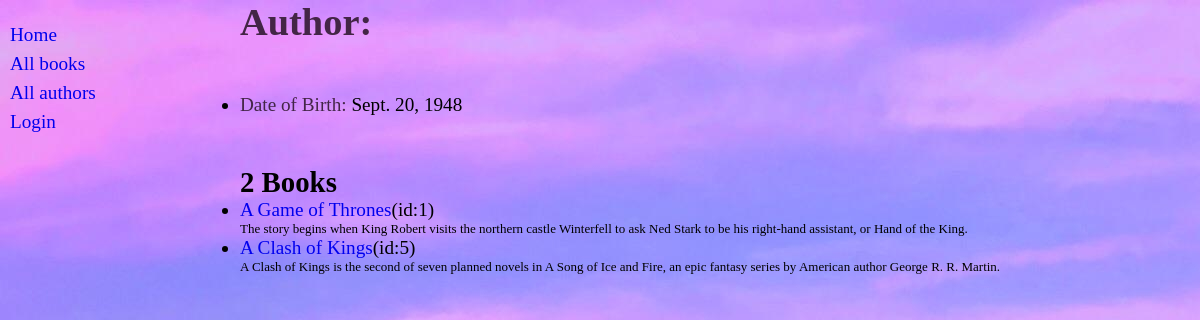
/catalog/author/2, run on the app's committed database.
### catalog/models.py (models this page shows, shortened)
class Author(models.Model):
    name = models.CharField(max_length=100)
    date_of_birth = models.DateField(null=True,blank=True)
    date_of_death = models.DateField('Died',null=True,blank=True)
    class Meta:
        ordering = ('name','-date_of_birth')

class Book(models.Model):
    title = models.CharField(max_length=200)
    author = models.ForeignKey('Author',on_delete=models.SET_NULL,null=True,related_name='author')
    summury = models.TextField(max_length=1000,help_text="Enter a brief description of the book")
    isbn = models.CharField(max_length=13,unique=True)
    genres = models.ManyToManyField(Genre,help_text="Select genres for this book")
    languages = models.ManyToManyField(Language,help_text="Select languages for this book")
    def get_absolute_url(self):
        return reverse("book-detail",args=[
            str(self.id)
        ])
    def display_genre(self):
        """Create a list of genres of a book"""
        return list(self.genres.all())
    display_genre.short_description = 'Genre'   #a description for display_genre function

### catalog/views.py (the view)
# urls.py: path('author/<int:author_id>',views.author_detail,name='author-detail'),
def author_detail(request,author_id):
    author = get_object_or_404(Author,id=author_id)
    if author:
        books = Book.objects.filter(author_id=author_id)
    return render(request,f'catalog/author_detail.html',{'author':author,'books':books})

### catalog/templates/catalog/author_detail.html (shortened to what this page needs)
{% extends 'catalog/base.html' %}
{% block content %}
    <h1><span class="attribute">Author</span>{{book.title}}</h1>
    <ul class="author_details">
        <li><span class="attribute">Date of Birth</span> {{author.date_of_birth}} </li>
    </ul>
    <section class="copies">
        {% with books.count as total %}
            <h2>{{total}} Book{{total|pluralize}}</h2>
        {% endwith %}
        <div class="books">
            {% for book in books %}
                <ul class="book">
                    <li><a href="{{book.get_absolute_url}}">{{book.title}}</a>(id:{{book.id}})</li>
                    <p class="summary">{{book.summury}}</p>
                </ul>
            {% empty %}
                <p>No Books for this Author.</p>
            {% endfor %}
        </div>
    </section>
{% endblock content %}

### catalog/static/css/style.css (style rules this page uses)
* { padding: 0; margin: 0; box-sizing: border-box; }
body { background-image: url("../assets/bg.jpg"); background-position: cover; background-repeat: no-repeat; }
.main_container .content .attribute { color: rgb(67, 37, 70); }
.main_container .content .attribute::after { content: ": "; }
.main_container .content a { text-decoration: none; }
.main_container .content .summary { font-size: small; }

### data on the page
Author: date_of_birth "Sept. 20, 1948"
Book: title "A Game of Thrones", id "1", summury "The story begins when King Robert visits the northern castle Winterfell to ask Ned Stark to be his right-hand assistant, or Hand of the King."
Book: title "A Clash of Kings", id "5", summury "A Clash of Kings is the second of seven planned novels in A Song of Ice and Fire, an epic fantasy series by American author George R. R. Martin."

### other printed values
{{ total }} "2"
